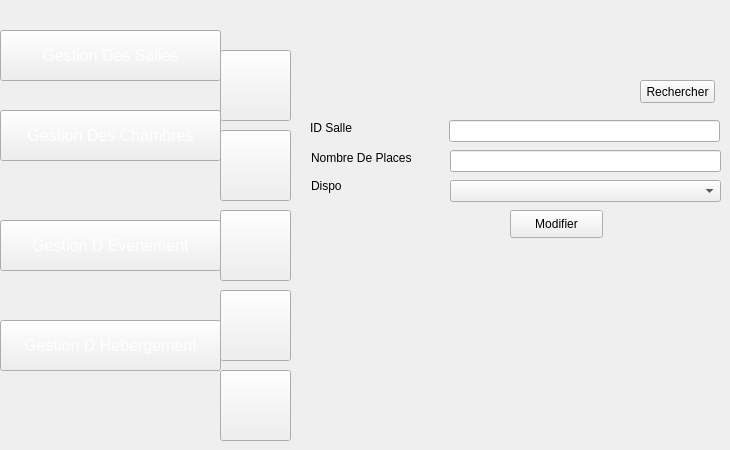
    <widget class="QWidget" name="page_9">
     <widget class="QPushButton" name="pb_ajouter_11">
      <property name="geometry">
       <rect>
        <x>510</x>
        <y>210</y>
        <width>93</width>
        <height>28</height>
       </rect>
      </property>
      <property name="styleSheet">
       <string notr="true">;
background-image: url(:/img/back.png);</string>
      </property>
      <property name="text">
       <string>Modifier</string>
      </property>
     </widget>
     <widget class="QPushButton" name="pushButton_269">
      <property name="geometry">
       <rect>
        <x>0</x>
        <y>220</y>
        <width>221</width>
        <height>51</height>
       </rect>
      </property>
      <property name="font">
       <font>
        <pointsize>12</pointsize>
       </font>
      </property>
      <property name="styleSheet">
       <string notr="true">color: rgb(255, 255, 255);
</string>
      </property>
      <property name="text">
       <string>Gestion D Evenement</string>
      </property>
     </widget>
     <widget class="QPushButton" name="pushButton_270">
      <property name="geometry">
       <rect>
        <x>0</x>
        <y>110</y>
        <width>221</width>
        <height>51</height>
       </rect>
      </property>
      <property name="font">
       <font>
        <pointsize>12</pointsize>
       </font>
      </property>
      <property name="styleSheet">
       <string notr="true">color: rgb(255, 255, 255);
</string>
      </property>
      <property name="text">
       <string>Gestion Des Chambres</string>
      </property>
     </widget>
     <widget class="QPushButton" name="pushButton_271">
      <property name="geometry">
       <rect>
        <x>220</x>
        <y>210</y>
        <width>71</width>
        <height>71</height>
       </rect>
      </property>
      <property name="styleSheet">
       <string notr="true">image: url(:/img/icon-supp2 (1).png);</string>
      </property>
      <property name="text">
       <string/>
      </property>
     </widget>
     <widget class="QLineEdit" name="NBRE_SALLE_2">
      <property name="geometry">
       <rect>
        <x>450</x>
        <y>150</y>
        <width>271</width>
        <height>22</height>
       </rect>
      </property>
      <property name="styleSheet">
       <string notr="true">background-image: url(:/img/backback.png);
</string>
      </property>
     </widget>
     <widget class="QPushButton" name="pushButton_272">
      <property name="geometry">
       <rect>
        <x>220</x>
        <y>290</y>
        <width>71</width>
        <height>71</height>
       </rect>
      </property>
      <property name="styleSheet">
       <string notr="true">image: url(:/img/icon-afficher2.png);</string>
      </property>
      <property name="text">
       <string/>
      </property>
     </widget>
     <widget class="QPushButton" name="pushButton_273">
      <property name="geometry">
       <rect>
        <x>220</x>
        <y>370</y>
        <width>71</width>
        <height>71</height>
       </rect>
      </property>
      <property name="styleSheet">
       <string notr="true">image: url(:/img/8774.png);
image: url(:/img/8774.png);
image: url(:/img/8774.png);</string>
      </property>
      <property name="text">
       <string/>
      </property>
     </widget>
     <widget class="QLineEdit" name="ID_SALLE_2">
      <property name="geometry">
       <rect>
        <x>449</x>
        <y>120</y>
        <width>271</width>
        <height>22</height>
       </rect>
      </property>
      <property name="styleSheet">
       <string notr="true">background-image: url(:/img/backback.png);
</string>
      </property>
      <property name="text">
       <string/>
      </property>
     </widget>
     <widget class="QPushButton" name="pushButton_274">
      <property name="geometry">
       <rect>
        <x>220</x>
        <y>130</y>
        <width>71</width>
        <height>71</height>
       </rect>
      </property>
      <property name="styleSheet">
       <string notr="true">image: url(:/img/icon-modif2 (1).png);</string>
      </property>
      <property name="text">
       <string/>
      </property>
     </widget>
     <widget class="QPushButton" name="pushButton_275">
      <property name="geometry">
       <rect>
        <x>220</x>
        <y>50</y>
        <width>71</width>
        <height>71</height>
       </rect>
      </property>
      <property name="styleSheet">
       <string notr="true">

image: url(:/img/icon-ajout2.png);</string>
      </property>
      <property name="text">
       <string/>
      </property>
     </widget>
     <widget class="QPushButton" name="pushButton_276">
      <property name="geometry">
       <rect>
        <x>640</x>
        <y>80</y>
        <width>75</width>
        <height>23</height>
       </rect>
      </property>
      <property name="styleSheet">
       <string notr="true">background-image: url(:/new/prefix1/img/backback.png);</string>
      </property>
      <property name="text">
       <string>Rechercher</string>
      </property>
     </widget>
     <widget class="QLabel" name="label_94">
      <property name="geometry">
       <rect>
        <x>310</x>
        <y>120</y>
        <width>121</width>
        <height>16</height>
       </rect>
      </property>
      <property name="styleSheet">
       <string notr="true">background-image: url(:/img/backback.png);
</string>
      </property>
      <property name="text">
       <string>ID Salle</string>
      </property>
     </widget>
     <widget class="QLabel" name="label_95">
      <property name="geometry">
       <rect>
        <x>311</x>
        <y>178</y>
        <width>111</width>
        <height>16</height>
       </rect>
      </property>
      <property name="styleSheet">
       <string notr="true">background-image: url(:/img/backback.png);
</string>
      </property>
      <property name="text">
       <string>Dispo</string>
      </property>
     </widget>
     <widget class="QLabel" name="label_96">
      <property name="geometry">
       <rect>
        <x>311</x>
        <y>150</y>
        <width>121</width>
        <height>16</height>
       </rect>
      </property>
      <property name="styleSheet">
       <string notr="true">background-image: url(:/img/backback.png);
</string>
      </property>
      <property name="text">
       <string>Nombre De Places</string>
      </property>
     </widget>
     <widget class="QComboBox" name="comboBox_13">
      <property name="geometry">
       <rect>
        <x>450</x>
        <y>180</y>
        <width>271</width>
        <height>22</height>
       </rect>
      </property>
     </widget>
     <widget class="QPushButton" name="pushButton_436">
      <property name="geometry">
       <rect>
        <x>0</x>
        <y>30</y>
        <width>221</width>
        <height>51</height>
       </rect>
      </property>
      <property name="font">
       <font>
        <pointsize>12</pointsize>
       </font>
      </property>
      <property name="styleSheet">
       <string notr="true">color: rgb(255, 255, 255);
background-image: url(:/img/selected2.png);
</string>
      </property>
      <property name="text">
       <string>Gestion Des Salles</string>
      </property>
     </widget>
     <widget class="QPushButton" name="pushButton_268">
      <property name="geometry">
       <rect>
        <x>0</x>
        <y>320</y>
        <width>221</width>
        <height>51</height>
       </rect>
      </property>
      <property name="font">
       <font>
        <pointsize>12</pointsize>
       </font>
      </property>
      <property name="styleSheet">
       <string notr="true">color: rgb(255, 255, 255);
</string>
      </property>
      <property name="text">
       <string>Gestion D Hebergement</string>
      </property>
     </widget>
    </widget>
